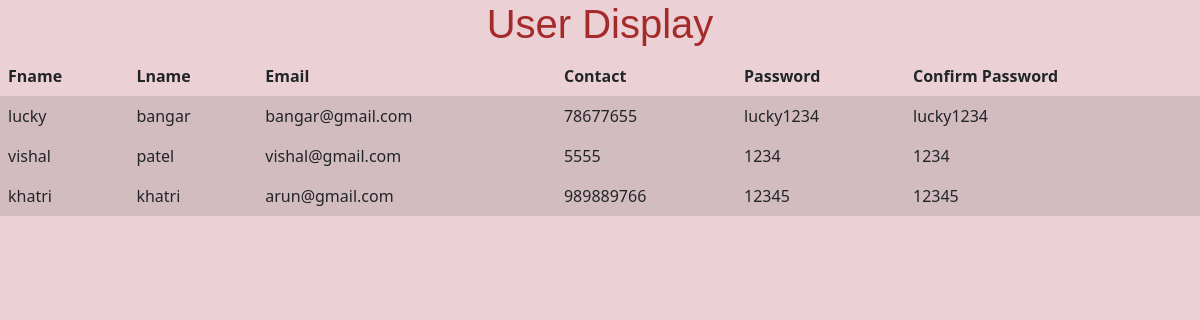
The page /udisp/ on the database its author committed.
### app/models.py (models this page shows)
class UserDataBase(models.Model):
    Fname=models.CharField(max_length=50,blank=False)
    Lname=models.CharField(max_length=50)
    Email=models.EmailField(max_length=50)
    Contact=models.IntegerField()
    Password=models.CharField(max_length=50)
    Cpass=models.CharField(max_length=50)

### app/views.py (the view)
# urls.py: path('udisp/',views.Userdatadisplay,name='udisp'),
def Userdatadisplay(request):
    d=UserDataBase.objects.all()
    return render(request,"udisp.html",{"data":d})

### app/templates/udisp.html (shortened to what this page needs)
<!DOCTYPE html>
<html lang="en">
<head>
    <link href="https://cdn.jsdelivr.net/npm/bootstrap@5.0.2/dist/css/bootstrap.min.css" rel="stylesheet">
  </head>
<body>
    <h1>User Display</h1>
    <table class="table table-borderless">
        <thead>
          <th>Fname</th>
          <th>Lname</th>
          <th>Email</th>
          <th>Contact</th>
          <th>Password</th>
          <th>Confirm Password</th>
        </thead>
        <tbody>
            {% for i in data %}
          <tr class="table-active">
            <td>{{i.Fname}}</td>
            <td>{{i.Lname}}</td>
            <td>{{i.Email}}</td>
            <td>{{i.Contact}}</td>
            <td>{{i.Password}}</td>
            <td>{{i.Cpass}}</td>
          </tr>
            {% endfor %}
        </tbody>
      </table>
</body>
</html>

### app/templates/udisp.html (style rules this page uses)
body { background-color: rgb(235, 209, 213); }
h1 { text-align: center; font-family: Impact, Haettenschweiler, 'Arial Narrow Bold', sans-serif; color: brown; }

### rows shown on the page
UserDataBase: Fname "lucky", Lname "bangar", Email "bangar@gmail.com", Contact "78677655", Password "lucky1234", Cpass "lucky1234"
UserDataBase: Fname "vishal", Lname "patel", Email "vishal@gmail.com", Contact "5555", Password "1234", Cpass "1234"
UserDataBase: Fname "khatri", Lname "khatri", Email "arun@gmail.com", Contact "989889766", Password "12345", Cpass "12345"
